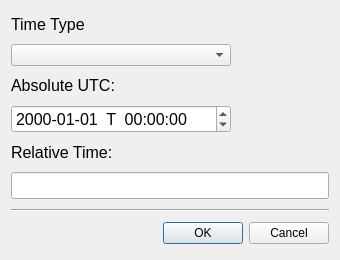
<?xml version="1.0" encoding="UTF-8"?>
<ui version="4.0">
 <class>time</class>
 <widget class="QDialog" name="time">
  <property name="geometry">
   <rect>
    <x>0</x>
    <y>0</y>
    <width>340</width>
    <height>260</height>
   </rect>
  </property>
  <property name="minimumSize">
   <size>
    <width>250</width>
    <height>260</height>
   </size>
  </property>
  <property name="maximumSize">
   <size>
    <width>440</width>
    <height>260</height>
   </size>
  </property>
  <property name="windowTitle">
   <string>Time</string>
  </property>
  <layout class="QVBoxLayout" name="verticalLayout">
   <item>
    <widget class="QLabel" name="label_type">
     <property name="sizePolicy">
      <sizepolicy hsizetype="Preferred" vsizetype="Fixed">
       <horstretch>0</horstretch>
       <verstretch>0</verstretch>
      </sizepolicy>
     </property>
     <property name="font">
      <font>
       <family>Arial</family>
       <pointsize>12</pointsize>
      </font>
     </property>
     <property name="text">
      <string>Time Type</string>
     </property>
    </widget>
   </item>
   <item>
    <widget class="QComboBox" name="combo_type">
     <property name="minimumSize">
      <size>
       <width>180</width>
       <height>0</height>
      </size>
     </property>
     <property name="maximumSize">
      <size>
       <width>220</width>
       <height>16777215</height>
      </size>
     </property>
     <property name="toolTip">
      <string>&lt;html&gt;&lt;head/&gt;&lt;body&gt;&lt;p&gt;Types: Absolute defined time or Relative to actual time&lt;/p&gt;&lt;/body&gt;&lt;/html&gt;</string>
     </property>
    </widget>
   </item>
   <item>
    <widget class="QLabel" name="label_absolete">
     <property name="sizePolicy">
      <sizepolicy hsizetype="Preferred" vsizetype="Fixed">
       <horstretch>0</horstretch>
       <verstretch>0</verstretch>
      </sizepolicy>
     </property>
     <property name="font">
      <font>
       <family>Arial</family>
       <pointsize>12</pointsize>
      </font>
     </property>
     <property name="text">
      <string>Absolute UTC:</string>
     </property>
    </widget>
   </item>
   <item>
    <widget class="QDateTimeEdit" name="dateTimeEdit">
     <property name="minimumSize">
      <size>
       <width>180</width>
       <height>0</height>
      </size>
     </property>
     <property name="maximumSize">
      <size>
       <width>220</width>
       <height>16777215</height>
      </size>
     </property>
     <property name="font">
      <font>
       <family>Arial</family>
       <pointsize>12</pointsize>
      </font>
     </property>
     <property name="displayFormat">
      <string>yyyy-MM-dd  T  hh:mm:ss</string>
     </property>
    </widget>
   </item>
   <item>
    <widget class="QLabel" name="label_relative">
     <property name="sizePolicy">
      <sizepolicy hsizetype="Preferred" vsizetype="Fixed">
       <horstretch>0</horstretch>
       <verstretch>0</verstretch>
      </sizepolicy>
     </property>
     <property name="font">
      <font>
       <family>Arial</family>
       <pointsize>12</pointsize>
      </font>
     </property>
     <property name="text">
      <string>Relative Time:</string>
     </property>
    </widget>
   </item>
   <item>
    <widget class="QLineEdit" name="line_relative">
     <property name="maximumSize">
      <size>
       <width>440</width>
       <height>16777215</height>
      </size>
     </property>
     <property name="font">
      <font>
       <family>Arial</family>
       <pointsize>12</pointsize>
      </font>
     </property>
     <property name="toolTip">
      <string>&lt;html&gt;&lt;head/&gt;&lt;body&gt;&lt;p&gt;String for relative time to actual (e.g. &amp;quot;-1d&amp;quot; for back 1 day)&lt;/p&gt;&lt;/body&gt;&lt;/html&gt;</string>
     </property>
    </widget>
   </item>
   <item>
    <widget class="Line" name="line">
     <property name="orientation">
      <enum>Qt::Horizontal</enum>
     </property>
    </widget>
   </item>
   <item>
    <widget class="QDialogButtonBox" name="buttonBox">
     <property name="orientation">
      <enum>Qt::Horizontal</enum>
     </property>
     <property name="standardButtons">
      <set>QDialogButtonBox::Cancel|QDialogButtonBox::Ok</set>
     </property>
    </widget>
   </item>
  </layout>
 </widget>
 <resources/>
 <connections>
  <connection>
   <sender>buttonBox</sender>
   <signal>accepted()</signal>
   <receiver>time</receiver>
   <slot>accept()</slot>
   <hints>
    <hint type="sourcelabel">
     <x>248</x>
     <y>254</y>
    </hint>
    <hint type="destinationlabel">
     <x>157</x>
     <y>274</y>
    </hint>
   </hints>
  </connection>
  <connection>
   <sender>buttonBox</sender>
   <signal>rejected()</signal>
   <receiver>time</receiver>
   <slot>reject()</slot>
   <hints>
    <hint type="sourcelabel">
     <x>316</x>
     <y>260</y>
    </hint>
    <hint type="destinationlabel">
     <x>286</x>
     <y>274</y>
    </hint>
   </hints>
  </connection>
 </connections>
</ui>
